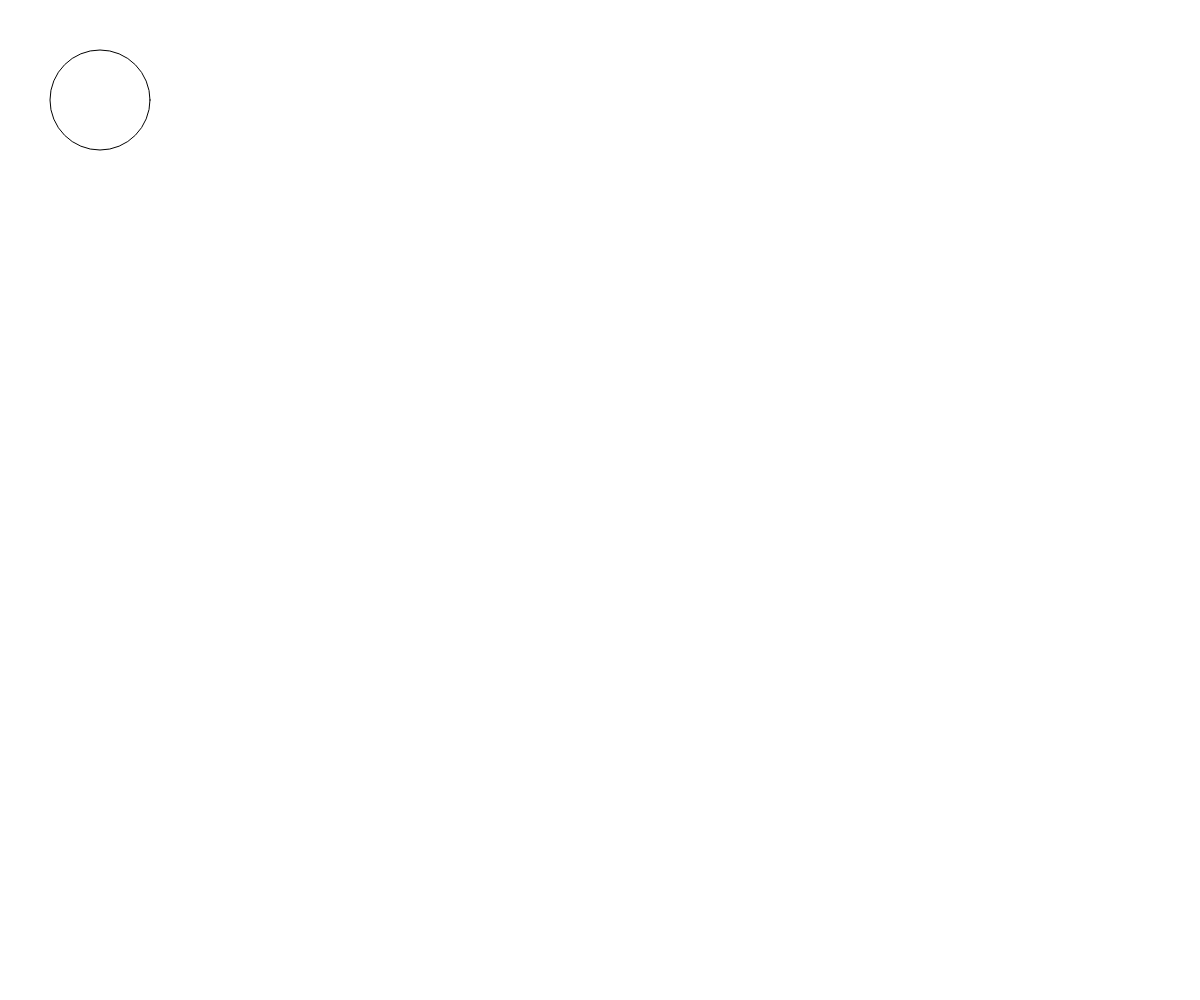
Frame 1 (no input)
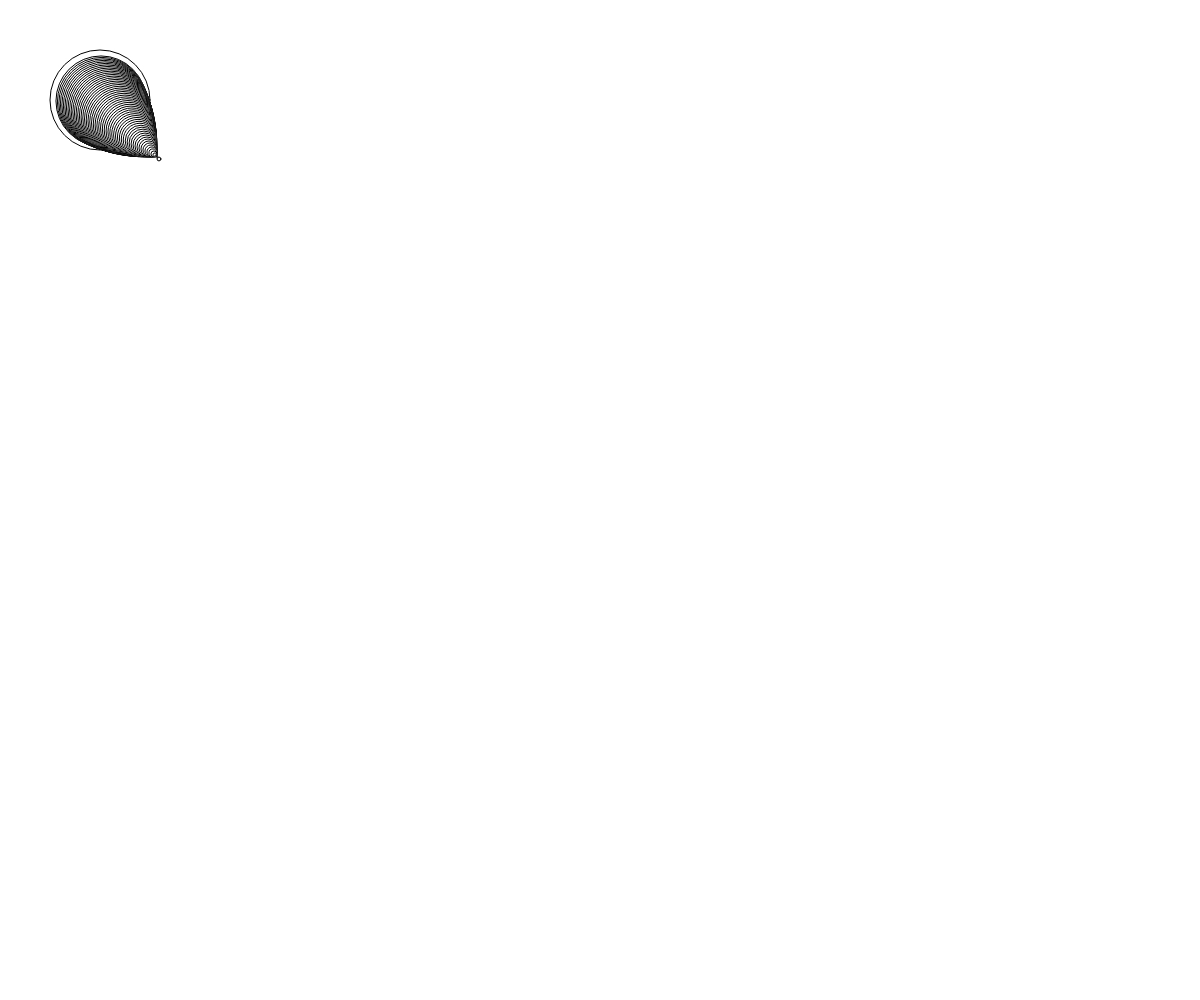
Frame 60 (no input)
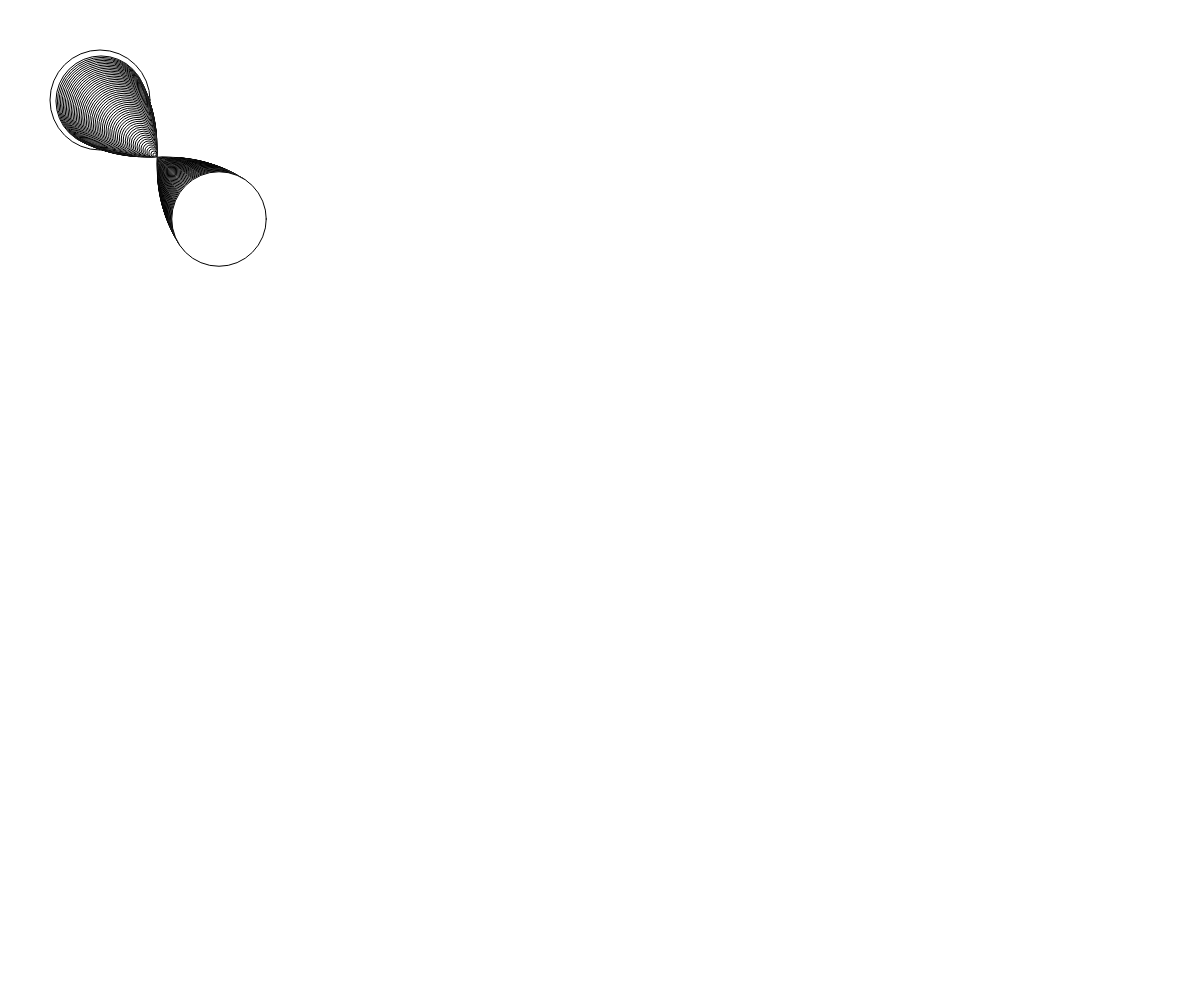
Frame 120 (the mouse pressed at the canvas centre since frame 60)

The p5.js sketch that drew these frames (run headless with seeded random() and noise() and a simulated clock; from frame 60 on, the mouse is pressed at the canvas centre):

// p5.js sketch
// ── sketch.js
function preload() {

}

var pos, vel;
var d = 100;
function setup() {
    pos = createVector(d, d)
    vel = createVector(1, 1)
    createCanvas(windowWidth, windowHeight)
}

function draw() {
    if (random() > 0.9999) {
        clear()
    }
    circle(pos.x, pos.y, d)
    pos.x = pos.x+vel.x;
    pos.y = pos.y+vel.y;
    d = sin(pos.x * .02) * 100;
    console.log(`pos: ${pos}`)
    if (pos.x > windowWidth - d/2 || pos.x < d/2) {
        vel.x = vel.x * -1
    }
    if (pos.y > windowHeight  - d/2 || pos.y < d/2) {
        vel.y = vel.y * -1
    }
}
